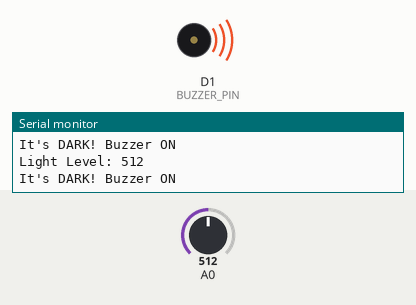
A sketch run on a simulated ESP8266 (NodeMCU). Parts: buzzer (waves = sounding, pin HIGH), the last lines printed to the serial monitor. The test bench sets the inputs (shaded band); at power-on: A0 = 512.

Above: at 1.8 s.
1.9 s: A0 set to 417
3.4 s: A0 set to 383
At 4.4 s:
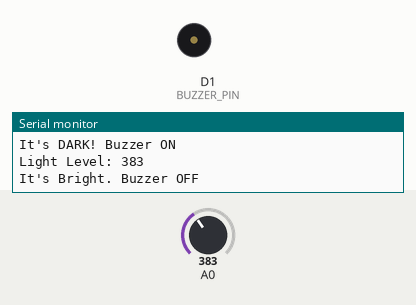
5.5 s: A0 set to 410
At 7.1 s:
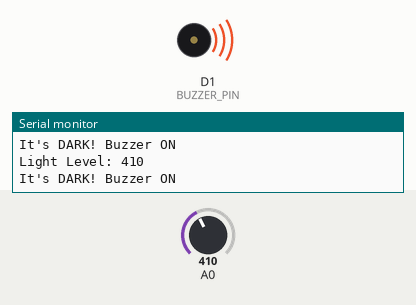
7.5 s: A0 set to 390
At 8.7 s:
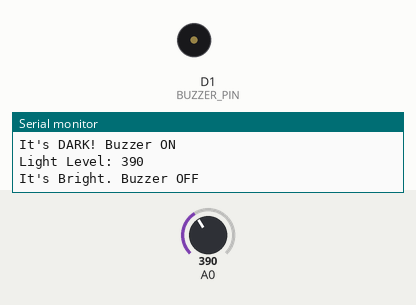
Timing chart, 0 to 10.5 s (numbered marks = the images above; inputs shaded):
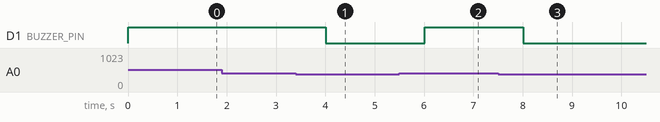

Measured:
- the behaviour switches between 400 and 399 on A0 (found by bisection; images 0 and 1)
- after the input at 3.4 s, D1 (BUZZER_PIN): HIGH → LOW after 0.61 s
- after the input at 5.5 s, D1 (BUZZER_PIN): LOW → HIGH after 0.51 s
- after the input at 7.5 s, D1 (BUZZER_PIN): HIGH → LOW after 0.51 s

The sketch:

LDR.ino
```cpp
#define LDR_PIN D0       // Analog pin connected to LDR voltage divider
#define BUZZER_PIN D1    // Digital pin connected to buzzer (GPIO5)
#define THRESHOLD 400    // Light level threshold (adjust this)

void setup() {
  pinMode(BUZZER_PIN, OUTPUT);
  Serial.begin(9600);
  Serial.println("LDR Sensor with Buzzer - NodeMCU");
}

void loop() {
  int lightLevel = analogRead(LDR_PIN); // Read LDR value (0–1023)

  Serial.print("Light Level: ");
  Serial.println(lightLevel);

  // If it’s dark (light level below threshold), activate buzzer
  if (lightLevel < THRESHOLD) {
    digitalWrite(BUZZER_PIN, LOW);
    Serial.println("It's Bright. Buzzer OFF");
  } else {
    digitalWrite(BUZZER_PIN, HIGH);
    Serial.println("It's DARK! Buzzer ON");
  }

  delay(1000); // Wait 1 second before next reading
}
```
